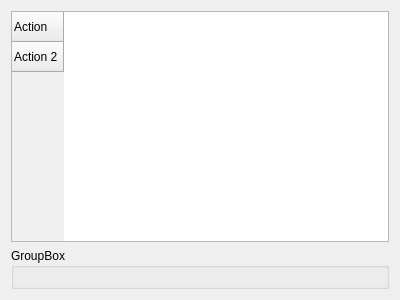
<?xml version="1.0" encoding="UTF-8"?>
<ui version="4.0">
 <class>KeyboardSettingsWidget</class>
 <widget class="QWidget" name="KeyboardSettingsWidget">
  <property name="geometry">
   <rect>
    <x>0</x>
    <y>0</y>
    <width>400</width>
    <height>300</height>
   </rect>
  </property>
  <property name="windowTitle">
   <string>Form</string>
  </property>
  <layout class="QVBoxLayout" name="verticalLayout">
   <item>
    <widget class="QTableWidget" name="TW_shortcuts">
     <row>
      <property name="text">
       <string>Action</string>
      </property>
     </row>
     <row>
      <property name="text">
       <string>Action 2</string>
      </property>
     </row>
    </widget>
   </item>
   <item>
    <widget class="QGroupBox" name="GB_shortcutManager">
     <property name="title">
      <string>GroupBox</string>
     </property>
     <layout class="QGridLayout" name="gridLayout"/>
    </widget>
   </item>
  </layout>
 </widget>
 <resources/>
 <connections/>
</ui>
